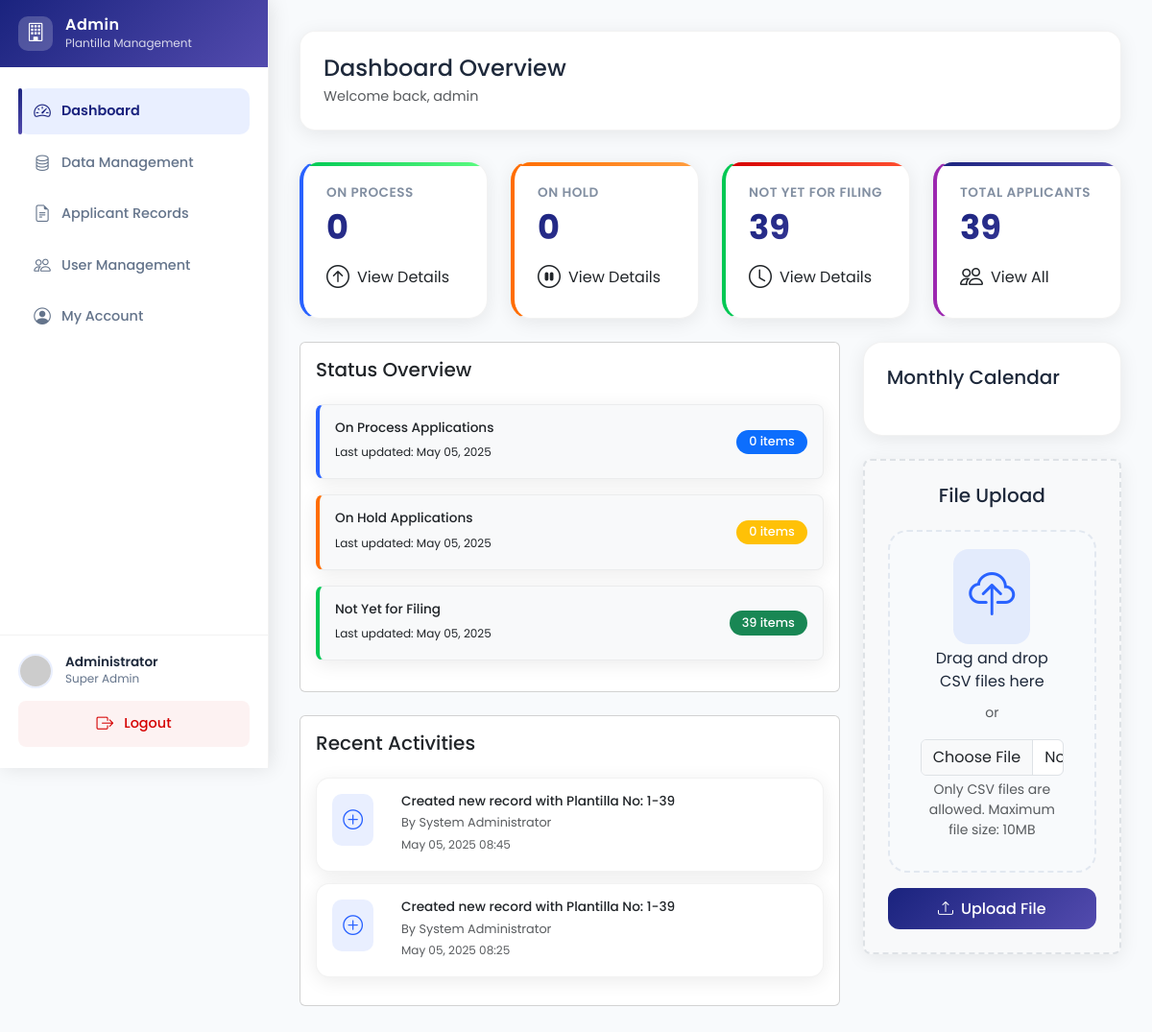
/admin/dashboard.php (signed in), run on an earlier commit of the app's database.
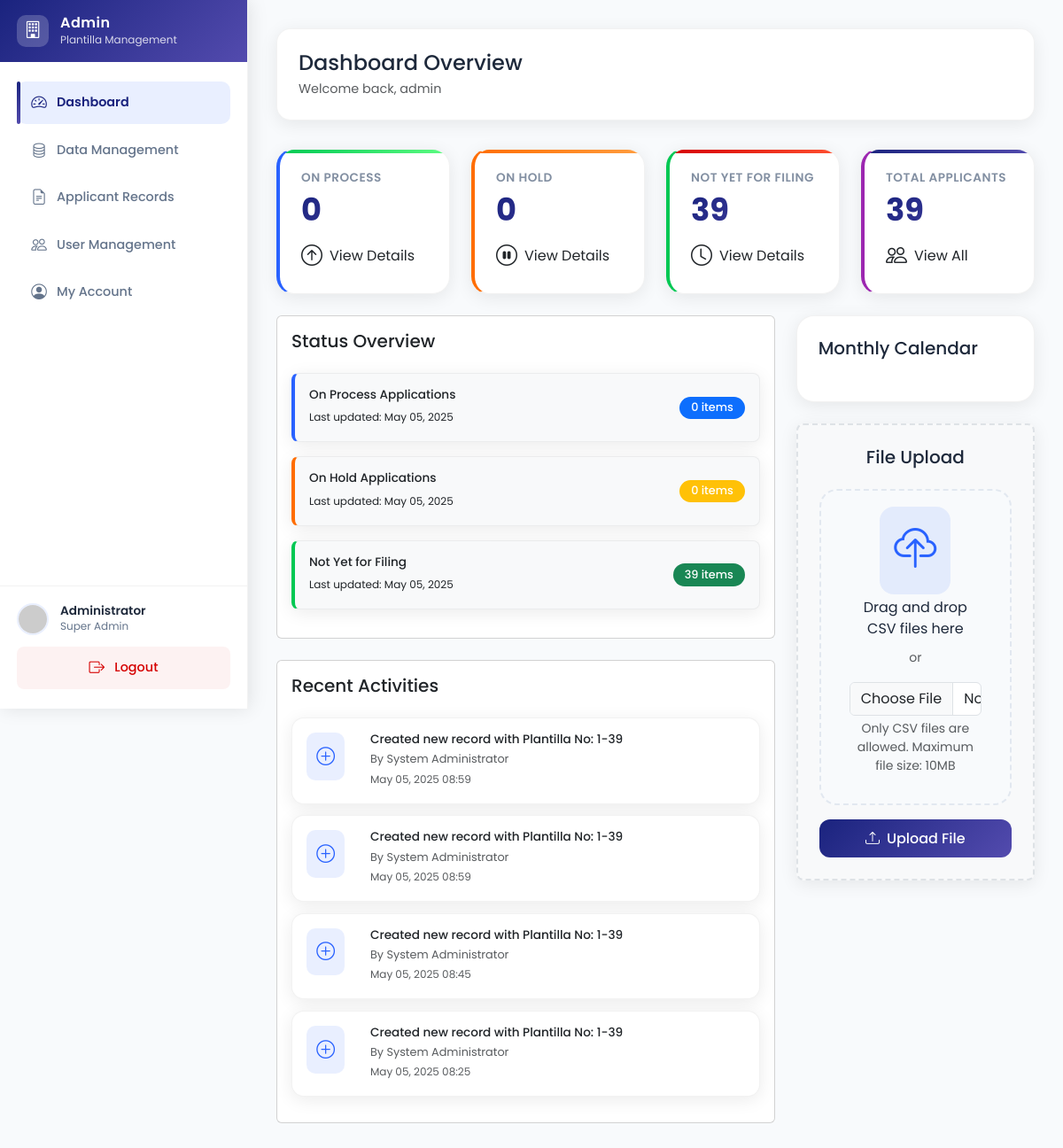
And on a later commit of the database.
### tables this page shows
CREATE TABLE `activity_logs` (
  `id` int(11) NOT NULL,
  `user_id` int(11) NOT NULL,
  `activity_type` enum('login','logout','create','update','delete','upload','download') NOT NULL,
  `description` text DEFAULT NULL,
  `ip_address` varchar(45) DEFAULT NULL,
  `created_at` timestamp NOT NULL DEFAULT current_timestamp()
);

CREATE TABLE `users` (
  `id` int(11) NOT NULL,
  `username` varchar(50) NOT NULL,
  `password` varchar(255) NOT NULL,
  `email` varchar(100) NOT NULL,
  `first_name` varchar(50) NOT NULL,
  `last_name` varchar(50) NOT NULL,
  `role` enum('admin','manager','user') NOT NULL DEFAULT 'user',
  `status` enum('active','inactive') NOT NULL DEFAULT 'active',
  `photo` varchar(255) DEFAULT NULL,
  `last_login` datetime DEFAULT NULL,
  `created_at` timestamp NOT NULL DEFAULT current_timestamp(),
  `updated_at` timestamp NOT NULL DEFAULT current_timestamp() ON UPDATE current_timestamp()
);

### admin/dashboard.php (the view, shortened to what this page needs)
<?php
include '../dbconnection.php';
$stmt = $conn->prepare("
    SELECT
        COUNT(CASE WHEN status = 'On Process' THEN 1 END) as on_process,
        COUNT(CASE WHEN status = 'On-Hold' THEN 1 END) as on_hold,
        COUNT(CASE WHEN status = 'Not Yet for Filing' THEN 1 END) as not_yet_filing,
        COUNT(*) as total_applicants
    FROM records
");
$stmt->execute();
$stats = $stmt->get_result()->fetch_assoc();
$stmt = $conn->prepare("
    SELECT al.*, u.first_name, u.last_name
    FROM activity_logs al
    JOIN users u ON al.user_id = u.id
    ORDER BY al.created_at DESC
    LIMIT 5
");
$stmt->execute();
$recent_activities = $stmt->get_result()->fetch_all(MYSQLI_ASSOC);
?>
<!DOCTYPE html>
<html lang="en">
<head>
    <link href="https://cdn.jsdelivr.net/npm/bootstrap@5.3.0/dist/css/bootstrap.min.css" rel="stylesheet">
    <link rel="stylesheet" href="https://cdn.jsdelivr.net/npm/bootstrap-icons@1.11.0/font/bootstrap-icons.css">
    <link rel="stylesheet" href="https://cdn.jsdelivr.net/npm/fullcalendar@5.11.0/main.min.css">
    <link rel="stylesheet" href="../assets/css/styles.css">
</head>
<body>
    <div class="sidebar" id="sidebar">
        <div class="sidebar-header">
            <div class="logo">
                <i class="bi bi-building"></i>
            </div>
            <div class="title">
                <h4>Admin</h4>
                <p>Plantilla Management</p>
            </div>
        </div>
        <div class="sidebar-content">
            <ul class="nav flex-column">
                <li class="nav-item">
                    <a class="nav-link active" href="dashboard.php">
                        <i class="bi bi-speedometer2"></i>
                        <span>Dashboard</span>
                    </a>
                </li>
                <li class="nav-item">
                    <a class="nav-link" href="data_management.php">
                        <i class="bi bi-database"></i>
                        <span>Data Management</span>
                    </a>
                </li>
                <li class="nav-item">
                    <a class="nav-link" href="applicant_records.php">
                        <i class="bi bi-file-earmark-text"></i>
                        <span>Applicant Records</span>
                    </a>
                </li>
                <li class="nav-item">
                    <a class="nav-link" href="user_management.php">
                        <i class="bi bi-people"></i>
                        <span>User Management</span>
                    </a>
                </li>
                <li class="nav-item">
                    <a class="nav-link" href="my_account.php">
                        <i class="bi bi-person-circle"></i>
                        <span>My Account</span>
                    </a>
                </li>
            </ul>
        </div>
        <div class="sidebar-footer">
            <div class="user-info">
                <img src="https://ui-avatars.com/api/?name=Admin&background=2962FF&color=fff" alt="Admin">
                <div class="user-details">
                    <h6>Administrator</h6>
                    <p>Super Admin</p>
                </div>
            </div>
            <div class="logout-btn">
                <a class="nav-link" onclick="return confirm('Are you sure you want to logout?')" href="logout.php">
                    <i class="bi bi-box-arrow-right"></i>
                    <span>Logout</span>
                </a>
            </div>
        </div>
    </div>
    <div class="main-content">
        <div class="dashboard-header">
            <div class="d-flex justify-content-between align-items-center">
                <div>
                    <h2 class="mb-1">Dashboard Overview</h2>
                    <p class="text-muted mb-0">Welcome back, <?php echo htmlspecialchars($_SESSION['username'] ?? 'Admin'); ?></p>
                </div>
            </div>
        </div>
        <div class="row g-4 mb-4">
            <div class="col-md-3">
                <div class="card dashboard-card card-on-process" onclick="window.location.href='applicant_records.php?status=In Progress'">
                    <div class="card-body">
                        <h5 class="card-title">On Process</h5>
                        <h2 class="card-value"><?php echo $stats['on_process']; ?></h2>
                        <div class="d-flex align-items-center">
                            <i class="bi bi-arrow-up-circle fs-4 me-2"></i>
                            <span>View Details</span>
                        </div>
                    </div>
                </div>
            </div>
            <div class="col-md-3">
                <div class="card dashboard-card card-on-hold" onclick="window.location.href='applicant_records.php?status=On-Hold'">
                    <div class="card-body">
                        <h5 class="card-title">On Hold</h5>
                        <h2 class="card-value"><?php echo $stats['on_hold']; ?></h2>
                        <div class="d-flex align-items-center">
                            <i class="bi bi-pause-circle fs-4 me-2"></i>
                            <span>View Details</span>
                        </div>
                    </div>
                </div>
            </div>
            <div class="col-md-3">
                <div class="card dashboard-card card-not-filing" onclick="window.location.href='applicant_records.php?status=Not Yet for Filing'">
                    <div class="card-body">
                        <h5 class="card-title">Not Yet for Filing</h5>
                        <h2 class="card-value"><?php echo $stats['not_yet_filing']; ?></h2>
                        <div class="d-flex align-items-center">
                            <i class="bi bi-clock fs-4 me-2"></i>
                            <span>View Details</span>
                        </div>
                    </div>
                </div>
            </div>
            <div class="col-md-3">
                <div class="card dashboard-card card-total" onclick="window.location.href='applicant_records.php'">
                    <div class="card-body">
                        <h5 class="card-title">Total Applicants</h5>
                        <h2 class="card-value"><?php echo $stats['total_applicants']; ?></h2>
                        <div class="d-flex align-items-center">
                            <i class="bi bi-people fs-4 me-2"></i>
                            <span>View All</span>
                        </div>
                    </div>
                </div>
            </div>
        </div>
        <div class="row g-4">
            <div class="col-lg-8">
                <div class="card mb-4">
                    <div class="card-body">
                        <h5 class="card-title mb-4">Status Overview</h5>
                        <div class="status-box status-on-process" onclick="window.location.href='applicant_records.php?remarks=On Process'">
                            <div class="d-flex justify-content-between align-items-center">
                                <div>
                                    <h6 class="mb-1">On Process Applications</h6>
                                    <small>Last updated: <?php echo date('M d, Y'); ?></small>
                                </div>
                                <span class="badge bg-primary"><?php echo $stats['on_process']; ?> items</span>
                            </div>
                        </div>
                        <div class="status-box status-on-hold" onclick="window.location.href='applicant_records.php?remarks=On-Hold'">
                            <div class="d-flex justify-content-between align-items-center">
                                <div>
                                    <h6 class="mb-1">On Hold Applications</h6>
                                    <small>Last updated: <?php echo date('M d, Y'); ?></small>
                                </div>
                                <span class="badge bg-warning"><?php echo $stats['on_hold']; ?> items</span>
                            </div>
                        </div>
                        <div class="status-box status-not-filing" onclick="window.location.href='applicant_records.php?remarks=Not Yet for Filling up'">
                            <div class="d-flex justify-content-between align-items-center">
                                <div>
                                    <h6 class="mb-1">Not Yet for Filing</h6>
                                    <small>Last updated: <?php echo date('M d, Y'); ?></small>
                                </div>
                                <span class="badge bg-success"><?php echo $stats['not_yet_filing']; ?> items</span>
                            </div>
                        </div>
                    </div>
                </div>
                <div class="card">
                    <div class="card-body">
                        <h5 class="card-title mb-4">Recent Activities</h5>
                        <?php foreach ($recent_activities as $activity): ?>
                            <div class="activity-item">
                                <div class="d-flex align-items-start">
                                    <i class="bi <?php
                                        echo match($activity['activity_type']) {
                                            'login' => 'bi-box-arrow-in-right',
                                            'logout' => 'bi-box-arrow-right',
                                            'create' => 'bi-plus-circle',
                                            'update' => 'bi-pencil',
                                            'delete' => 'bi-trash',
                                            'upload' => 'bi-upload',
                                            'download' => 'bi-download',
                                            default => 'bi-circle'
                                        };
                                    ?>" style="color: <?php
                                        echo match($activity['activity_type']) {
                                            'login' => '#00C853',
                                            'logout' => '#FF6D00',
                                            'create' => '#2962FF',
                                            'update' => '#FFD600',
                                            'delete' => '#D50000',
                                            'upload' => '#9C27B0',
                                            'download' => '#00BCD4',
                                            default => '#9E9E9E'
                                        };
                                    ?>"></i>
                                    <div class="ms-3">
                                        <h6 class="mb-1"><?php echo htmlspecialchars($activity['description']); ?></h6>
                                        <p class="text-muted mb-0">By <?php echo htmlspecialchars($activity['first_name'] . ' ' . $activity['last_name']); ?></p>
                                        <small class="text-muted"><?php echo date('M d, Y H:i', strtotime($activity['created_at'])); ?></small>
                                    </div>
                                </div>
                            </div>
                        <?php endforeach; ?>
                    </div>
                </div>
            </div>
            <div class="col-lg-4">
                <div class="calendar-container mb-4">
                    <h5 class="mb-4">Monthly Calendar</h5>
                </div>
                <div class="file-upload-section">
                    <h5 class="mb-4">File Upload</h5>
                    <form id="uploadForm" action="api/upload_workbook.php" method="post" enctype="multipart/form-data">
                        <div class="custom-file-upload mb-3">
                            <i class="bi bi-cloud-upload"></i>
                            <p class="mt-3 mb-2">Drag and drop CSV files here</p>
                            <small class="text-muted">or</small>
                            <input type="file" class="form-control mt-3" id="file" name="file" accept=".csv" required>
                            <div class="form-text text-muted">Only CSV files are allowed. Maximum file size: 10MB</div>
                        </div>
                        <button type="submit" class="btn btn-primary w-100">
                            <i class="bi bi-upload me-2"></i>Upload File
                        </button>
                    </form>
                </div>
            </div>
        </div>
    </div>
</body>
</html>

### admin/dashboard.php (style rules this page uses)
.dashboard-card { transition: transform 0.2s; cursor: pointer; }
.card-on-process { border-left: 4px solid #2962FF; }
.card-on-hold { border-left: 4px solid #FF6D00; }
.card-not-filing { border-left: 4px solid #00C853; }
.card-total { border-left: 4px solid #9C27B0; }
.status-box { padding: 1rem; margin-bottom: 1rem; border-radius: 8px; background-color: #f8f9fa; }
.status-on-process { border-left: 4px solid #2962FF; }
.status-on-hold { border-left: 4px solid #FF6D00; }
.status-not-filing { border-left: 4px solid #00C853; }
.badge { padding: 0.5rem 1rem; border-radius: 20px; font-weight: 500; }
.file-upload-section { background: #f8f9fa; border-radius: 8px; padding: 1.5rem; text-align: center; border: 2px dashed #dee2e6; transition: all 0.3s; }
.custom-file-upload { cursor: pointer; }
.custom-file-upload i { font-size: 3rem; color: #2962FF; }

What changed in the data, as far as the page shows it:
added activity_logs: description "Created new record with Plantilla No: 1-39", user.last_name "System Administrator", created_at "May 05, 2025 08:59"
added activity_logs: description "Created new record with Plantilla No: 1-39", user.last_name "System Administrator", created_at "May 05, 2025 08:59"
